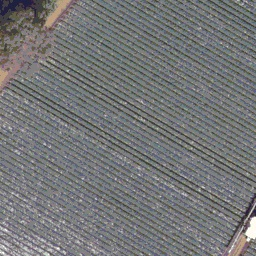
%> input picture chuanyang_cvprcode/test/agricultural00.jpg, 256 x 256 px; its folder holds 4 pictures in this run
$ octave demo.m   (GNU Octave 9; MATLAB toolbox functions it lacks are replaced by stand-ins)
%> lines starting %> are read from the running program, lines starting %| are printed output that depends on the picture
### chuanyang_cvprcode/others/removeframe.m
function [input_im,w]=removeframe(imname)
%> called with imname = './test/agricultural00.jpg'

threshold=0.6;
input_im=imread(imname);
%> input_im is the input picture: size 256x256x3 uint8; mean R, G, B 116.4, 117.7, 118.7
input_im=im2double(input_im);
%> input_im: size 256x256x3 double
gray=rgb2gray(input_im);
edgemap = edge(gray,'canny');
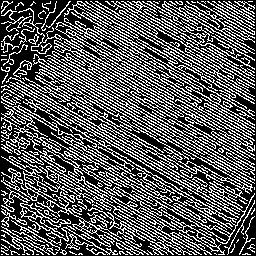
%> edgemap: size 256x256 logical; 34.9% white in thin lines or dots
[m,n]=size(edgemap);
%> m = 256; n = 256
flagt=0;
flagd=0;
flagr=0;
flagl=0;
t=1;
d=1;
l=1;
r=1;

for k=1:30 % we assume that the frame is not wider than 30 pixels.
    pbt=mean(edgemap(k,:));
    pbd=mean(edgemap(m-k+1,:));
    pbl=mean(edgemap(:,k));
    pbr=mean(edgemap(:,n-k+1));
    if pbt>threshold
        t=k;
        flagt=1;
    end
    if pbd>threshold
        d=k;
        flagd=1;
    end
    if pbl>threshold
        l=k;
        flagl=1;
    end
    if pbr>threshold
        r=k;
        flagr=1;
    end
end
%> this loop made 30 passes
%> (pbt, pbd, pbl, pbr) on passes 1 to 12: (0, 0, 0, 0), (0.363, 0.43, 0.25, 0.316), (0.305, 0.309, 0.227, 0.258), (0.293, 0.316, 0.297, 0.301), (0.324, 0.301, 0.297, 0.312), (0.324, 0.297, 0.277, 0.328), (0.297, 0.281, 0.277, 0.332), (0.309, 0.336, 0.324, 0.336), (0.316, 0.309, 0.297, 0.328), (0.344, 0.316, 0.32, 0.352), (0.328, 0.348, 0.297, 0.34), (0.398, 0.328, 0.301, 0.336)
%> after the loop, d = 1; flagd = 0; flagl = 0; flagr = 0; flagt = 0; l = 1; r = 1; t = 1

flagrm=flagt+flagd+flagl+flagr;
%> flagrm = 0
% we assume that there exists a frame when one more lines parallel to the image side are detected
if flagrm>1
    maxwidth=max([t,d,l,r]);
    %
    if t==1
        t=maxwidth;
    end
    if d==1
        d=maxwidth;
    end
    if l==1
        l=maxwidth;
    end
    if r==1
        r=maxwidth;
    end
    input_im=input_im(t:m-d+1,l:n-r+1,:);
    w=[m,n,t,m-d+1,l,n-r+1];
else
    w=[m,n,1,m,1,n];
%> w = [256 256 1 256 1 256]
end
outname=[imname(1:end-4) '.bmp'];
imwrite(input_im,outname);


### chuanyang_cvprcode/others/ReadDAT.m
function B = ReadDAT(image_size,data_path)
% $Description:
%    -read the superpixel labels from .dat file
% $Agruments
% Input;
%    -image_size: [width height]
%    -data_path: the path of the .dat file
% Output:
%    -label matrix width*height

row = image_size(1);
colomn = image_size(2);
fid = fopen(data_path,'r');
A = fread(fid, row * colomn, 'uint32')';
A = A + 1;
B = reshape(A,[colomn, row]);
B = B';
fclose(fid);

### chuanyang_cvprcode/demo.m
% Demo for paper "Saliency Detection via Graph-Based Manifold Ranking"
% by Chuan Yang, Lihe Zhang, Huchuan Lu, Ming-Hsuan Yang, and Xiang Ruan
% To appear in Proceedings of IEEE Conference on Computer Vision and Pattern Recognition (CVPR 2013), Portland, June, 2013.

clear all;
addpath('./others/');
%%------------------------set parameters---------------------%%
theta=10; % control the edge weight
alpha=0.99;% control the balance of two items in manifold ranking cost function
spnumber=200;% superpixel number
imgRoot='./test/';% test image path
saldir='./saliencymap/';% the output path of the saliency map
supdir='./superpixels/';% the superpixel label file path
mkdir(supdir);
mkdir(saldir);
imnames=dir([imgRoot '*' 'jpg']);

for ii=1:length(imnames)
    disp(ii);
    imname=[imgRoot imnames(ii).name];
    [input_im,w]=removeframe(imname);% run a pre-processing to remove the image frame
%> w = [256 256 1 256 1 256]
    [m,n,k] = size(input_im);
%> m = 256; n = 256; k = 3

%%----------------------generate superpixels--------------------%%
    imname=[imname(1:end-4) '.bmp'];% the slic software support only the '.bmp' image
    comm=['SLICSuperpixelSegmentation' ' ' imname ' ' int2str(20) ' ' int2str(spnumber) ' ' supdir];
    system(comm);
    spname=[supdir imnames(ii).name(1:end-4)  '.dat'];
    superpixels=ReadDAT([m,n],spname); % superpixel label matrix
%> the run ends on the next line
